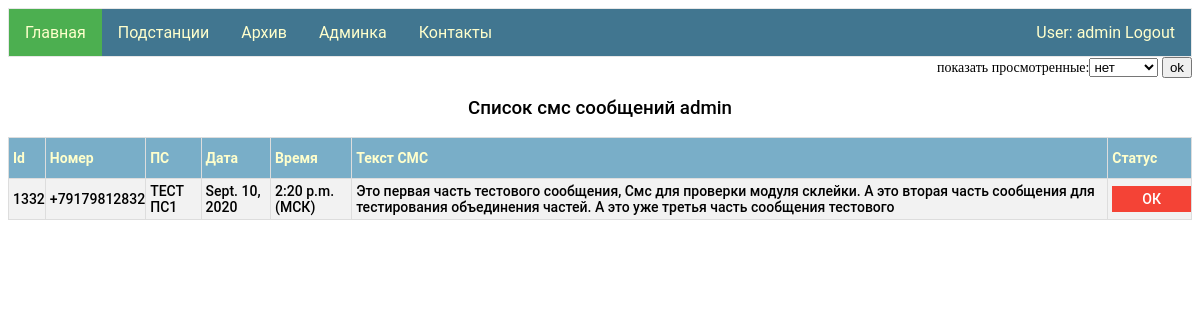
The app's page / (signed in) with its own data.
### my_app/models.py (models this page shows)
class Viewed_messages(models.Model):
    id_SMS = models.ForeignKey(Sms_message, on_delete = models.CASCADE)
    user = models.ForeignKey(User, on_delete=models.CASCADE)
    status_view = models.NullBooleanField()
    datetime_view = models.DateTimeField(null=True, blank=True)
    sms_notification = models.NullBooleanField(null=True, blank=True)

class Sms_message(models.Model):
    number = models.CharField(max_length=12)
    date = models.DateField()
    time = models.TimeField()
    text_sms = models.TextField()
    ps = models.ForeignKey(Ps, on_delete=models.CASCADE)

class Ps(models.Model):
    name = models.CharField(max_length=100, primary_key=True)
    tel_number = models.CharField(max_length=12)
    res = models.ForeignKey(Group, on_delete=models.CASCADE)

### my_app/views.py (the view)
# urls.py: path('', views.index,),
@login_required
def index(request):
    toolView = ToolForView()
    choice = ChoiceForm()
    try:
        selected_interval = request.session['choice_status']
    except KeyError:
        selected_interval = 'False'
    if request.POST:
        selected_interval = request.session['choice_status'] = request.POST['choice']
    user_name = request.user.username
    time_zone = " (МСК)"
    messages = toolView.check_view(user_name, selected_interval)
    data = {"messages": messages, "username": user_name, "time_zone": time_zone, 'choiceForm': choice,}
    return render(request, "index.html", context=data)

### my_app/form.py
class ChoiceForm(forms.Form):
   INTERVAL_CHOICES = (
      (False, "нет"),
      (1, "сутки"),
      (7, "неделю"),
      (30, "месяц"),
   )
   choice = forms.ChoiceField(choices=INTERVAL_CHOICES, label="показать просмотренные")

### tm_project_django/clases/classes_for_view/classes_for_view.py (called while the page is built)
    def check_view(self, user_name, selected_interval):
        if selected_interval != 'False':
            delta = datetime.now() - timedelta(days=int(selected_interval))
            return Viewed_messages.objects.filter(user__username=user_name, status_view=True, id_SMS__date__gte=delta)
        else:
            return Viewed_messages.objects.filter(user__username=user_name, status_view=False)

### my_app/templates/index.html (shortened to what this page needs)
{% extends "base.html" %}
{% block li1 %}<a class="active" href="/">Главная</a>{% endblock li1 %}
{% block logic1 %}
<form class="left" method="POST">
        {{choiceForm}}
        <input type="submit" value="ok">
    </form>
<div id="display">
{% if messages.count > 0 %}
    <h3>Список смс сообщений {{username}}</h3>
    <table id ="customers">
        <tr><th>Id</th><th>Номер</th><th>ПС</th><th>Дата</th><th>Время</th><th>Текст СМС</th><th>Статус</th></tr>
         {% for  message in messages %}
        <tr>
            <td >{{ message.id_SMS.id }}</td>
            <td>{{ message.id_SMS.number }}</td>
            <td>{{ message.id_SMS.ps.name }}</td>
            <td>{{ message.id_SMS.date }}</td>
            <td>{{ message.id_SMS.time }}{{time_zone}}</td>
            <td>{{ message.id_SMS.text_sms }}</td>
            <td>
                {% if message.status_view %}
                <img src="/static/admin/img/icon-yes.svg" alt="True">
                {% else %}
                <a id="para1" href="view_sms/{{message.id}}">ОК</a>
                {% endif %}
            </td>
        </tr>
    {% endfor %}
    </table>
    {% else %}
     <h3>Нет новых смс сообщений {{username}}</h3>
    {% endif %}
</div>
{% endblock logic1 %}

### my_app/templates/base.html (shortened to what this page needs)
<!DOCTYPE html>
{% load staticfiles %}
<html>
<head>
   <link rel="stylesheet" href={% static "css/styles.css" %} />
</head>
<body>
    {% if user.is_authenticated %}
        <ul>
            <li>{% block li1 %}<a href="/">Главная</a>{% endblock li1 %}</li>
            <li>{% block li2 %}<a href="/ps">Подстанции</a>{% endblock li2 %}</li>
            <li>{% block li5 %}<a href="/archive">Архив</a>{% endblock li5 %}</li>
            {% if perms.my_app.staff %}
                <li>{% block li4 %}<a href="admin/" target="_blank">Админка</a>{% endblock li4 %}</li>
            {% endif %}
                <li style="float:right"><a  href="{% url 'logout'%}?next={{request.path}}">User: {{ user.get_username }} Logout</a></li>
            {% else %}
                <li style="float:right"><a href="{% url 'login'%}?next={{request.path}}">Login</a></li>
            {% endif %}
             <li>{% block li3 %}<a href="/contacts">Контакты</a>{% endblock li3 %}</li>
        </ul>
  {% block logic1 %}{% endblock logic1 %}
</body>
</html>

### my_app/static/css/styles.css (style rules this page uses)
ul { font-family: "Roboto","Lucida Grande","DejaVu Sans","Bitstream Vera Sans",Verdana,Arial,sans-serif; list-style-type: none; margin: 0; padding: 0; overflow: hidden; border: 1px solid #e7e7e7; background-color: #417690; }
#para1 { background-color: #f44336; color: white; padding: 5px 30px; text-align: center; text-decoration: none; display: inline-block; }
li { float: left; }
li a { display: block; color: #ffc; text-align: center; padding: 14px 16px; text-decoration: none; }
h3 { font-family: 'Roboto'; src: url('../fonts/Roboto-Bold-webfont.woff'); font-weight: 500; text-align: center; }
#customers { font-family: 'Roboto'; src: url('../fonts/Roboto-Bold-webfont.woff'); font-weight:500; font-style: normal; border-collapse: collapse; width: 100%; }
#customers td, #customers th { border: 1px solid #ddd; padding: 4px; padding-right: 0px; font-size: 14px; }
#customers tr:nth-child(even) { background-color: #f2f2f2; }
#customers th { padding-top: 12px; padding-bottom: 12px; text-align: left; background-color: #79aec8; color: #ffc; font-size: 14px; }
.active { background-color: #4CAF50; }
.left { text-align: right; font-size: 14px; }

### records on screen
Viewed_messages: id_SMS.id "1332", id_SMS.number "+79179812832", id_SMS.ps.name "ТЕСТ ПС1", id_SMS "Sept. 10, 2020", id_SMS.time "2:20 p.m.", time_zone "(МСК)", id_SMS.text_sms "Это первая часть тестового сообщения, Смс для проверки модуля склейки. А это вторая часть сообщения для тестирования объединения частей. А это уже третья часть сообщения тестового"

### other values on screen
{{ user.get_username }} "admin"
{{ username }} "admin"
